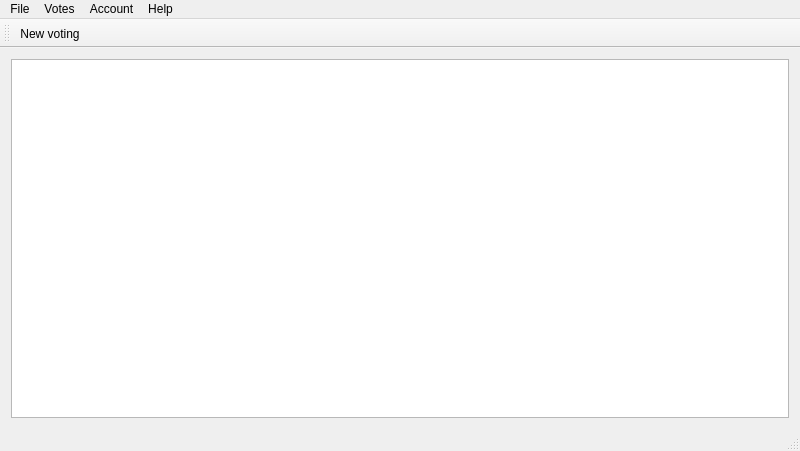
<?xml version="1.0" encoding="UTF-8"?>
<ui version="4.0">
 <class>MainWindow</class>
 <widget class="QMainWindow" name="MainWindow">
  <property name="geometry">
   <rect>
    <x>0</x>
    <y>0</y>
    <width>800</width>
    <height>451</height>
   </rect>
  </property>
  <property name="sizePolicy">
   <sizepolicy hsizetype="Fixed" vsizetype="Fixed">
    <horstretch>0</horstretch>
    <verstretch>0</verstretch>
   </sizepolicy>
  </property>
  <property name="windowTitle">
   <string>Voting client</string>
  </property>
  <widget class="QWidget" name="centralWidget">
   <property name="enabled">
    <bool>true</bool>
   </property>
   <layout class="QVBoxLayout" name="verticalLayout">
    <item>
     <widget class="QListWidget" name="listWidget">
      <property name="sizePolicy">
       <sizepolicy hsizetype="Preferred" vsizetype="Preferred">
        <horstretch>0</horstretch>
        <verstretch>0</verstretch>
       </sizepolicy>
      </property>
      <property name="autoScrollMargin">
       <number>16</number>
      </property>
     </widget>
    </item>
   </layout>
  </widget>
  <widget class="QMenuBar" name="menuBar">
   <property name="geometry">
    <rect>
     <x>0</x>
     <y>0</y>
     <width>800</width>
     <height>21</height>
    </rect>
   </property>
   <widget class="QMenu" name="menuFile">
    <property name="title">
     <string>File</string>
    </property>
    <addaction name="action_Exit"/>
   </widget>
   <widget class="QMenu" name="menuAccount">
    <property name="title">
     <string>Account</string>
    </property>
    <addaction name="action_Edit_nickname"/>
   </widget>
   <widget class="QMenu" name="menuHelp">
    <property name="title">
     <string>Help</string>
    </property>
    <addaction name="action_About"/>
   </widget>
   <widget class="QMenu" name="menuVotes">
    <property name="title">
     <string>Votes</string>
    </property>
    <addaction name="action_New_voting"/>
   </widget>
   <addaction name="menuFile"/>
   <addaction name="menuVotes"/>
   <addaction name="menuAccount"/>
   <addaction name="menuHelp"/>
  </widget>
  <widget class="QToolBar" name="mainToolBar">
   <attribute name="toolBarArea">
    <enum>TopToolBarArea</enum>
   </attribute>
   <attribute name="toolBarBreak">
    <bool>false</bool>
   </attribute>
   <addaction name="action_New_voting"/>
  </widget>
  <widget class="QStatusBar" name="statusBar"/>
  <action name="action_Exit">
   <property name="text">
    <string>&amp;Exit</string>
   </property>
  </action>
  <action name="action_New_voting">
   <property name="text">
    <string>&amp;New voting</string>
   </property>
  </action>
  <action name="action_Edit_nickname">
   <property name="text">
    <string>&amp;Edit nickname</string>
   </property>
  </action>
  <action name="action_About">
   <property name="text">
    <string>&amp;About</string>
   </property>
  </action>
 </widget>
 <layoutdefault spacing="6" margin="11"/>
 <resources/>
 <connections/>
</ui>
